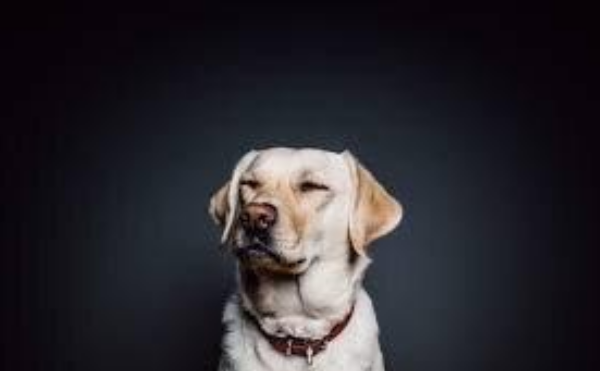
#> input picture CV-A2/image6.png, 600 x 371 px
$ python q2.py image6.png 3   (older library calls are emulated)
#> lines starting #> are read from the running program, lines starting #| are printed output that depends on the picture
import cv2
import sys
import copy
import numpy as np
import itertools, math
import time
import matplotlib.pyplot as plt

def slic(originalImage):
	slic = cv2.ximgproc.createSuperpixelSLIC(originalImage ,region_size=16, ruler = 12.0)
	slic.iterate(20)     #Number of iterations, the greater the better
	return slic

def find_superpixels_centers_rgb(slic_img, originalImage):
	num_superpixel = slic_img.getNumberOfSuperpixels()
	labels = slic_img.getLabels()
	superpixel_centers_rgb = [[0]*4 for _ in range(num_superpixel)]

	height, width, channel = originalImage.shape

	for i in range(height):
		for j in range(width):
			cluster_label = labels[i][j]
			superpixel_centers_rgb[cluster_label][3] += 1
			for k in range(channel):
				superpixel_centers_rgb[cluster_label][k] += originalImage[i][j][k]

	for i in range(num_superpixel):
		for j in range(3):
			superpixel_centers_rgb[i][j] /= superpixel_centers_rgb[i][3]
		superpixel_centers_rgb[i] = superpixel_centers_rgb[i][:3]
	return superpixel_centers_rgb

def find_superpixels_centers_xy(slic_img, originalImage):
	num_superpixel = slic_img.getNumberOfSuperpixels()
	labels = slic_img.getLabels()
	superpixel_centers = [[0]*3 for _ in range(num_superpixel)]

	height, width, channel = originalImage.shape

	for i in range(height):
		for j in range(width):
			cluster_label = labels[i][j]
			superpixel_centers[cluster_label][2] += 1
			superpixel_centers[cluster_label][0] += i
			superpixel_centers[cluster_label][1] += j

	for i in range(num_superpixel):
		for j in range(2):
			superpixel_centers[i][j] /= superpixel_centers[i][2]
		superpixel_centers[i] = superpixel_centers[i][:2]
	return superpixel_centers


def get_cluster_of_superpixels(superpixel_centers_rgb, num_clusters):

	Z = np.array(superpixel_centers_rgb)
	Z = np.float32(Z)
	criteria = (cv2.TERM_CRITERIA_EPS + cv2.TERM_CRITERIA_MAX_ITER, 10, 1.0)
	ret, cluster_labels, cluster_centers = cv2.kmeans(Z, num_clusters, None, criteria, 10, cv2.KMEANS_RANDOM_CENTERS)

	# Now convert back into uint8, and make original image
	cluster_centers = np.uint8(cluster_centers)

	# cv2.imshow('res2',res2)
	# cv2.waitKey(0)
	# cv2.destroyAllWindows()

	return cluster_centers, cluster_labels

def norm(a, b):
	return sum([(i - j)**2 for i, j in zip(a, b)]) ** 0.5

def contrast_cue(num_clusters, label, cluster_centers):
	cluster_centers = np.int32(cluster_centers)
	N = label.shape[0]
	contrast_cue_list = []
	frequency_pixels = [0] * (num_clusters)

	for i in label:
		frequency_pixels[i[0]] += 1

	for k in range(num_clusters):
		cue_k = 0
		for i in range(num_clusters):
			if i != k:
				cue_k += frequency_pixels[i] * norm(cluster_centers[k], cluster_centers[i])

		contrast_cue_list.append(cue_k / N)

	return contrast_cue_list


def spatial_cue(num_clusters, label, center, superpixel_centers_xy):
	n = len(superpixel_centers_xy)
	spatial_cue_list = []
	pixel_label = [[] for _ in range(num_clusters)]
	sigma = 100
	frequency_pixels = [0] * (num_clusters)
	center_of_superpixels = [sum(i[0] for i in superpixel_centers_xy) / n,  sum(i[1] for i in superpixel_centers_xy) / n]

	for i in label:
		frequency_pixels[i[0]] += 1

	for i in range(n):
		pixel_label[label[i][0]].append(superpixel_centers_xy[i])

	for k in range(num_clusters):
		cue = 0
		for pixel_loc in pixel_label[k]:
			cue += math.exp(-(norm(center_of_superpixels ,pixel_loc)/sigma))
		spatial_cue_list.append(cue / frequency_pixels[k])

	return spatial_cue_list

def map_cue_to_image(cue, num_clusters, originalImage, superpixel_labels, cluster_labels):
	# normalise cue
	max_cue = max(cue)
	cue = [int((i / max_cue) * 255) for i in cue]
	superpixels_to_cue = {}
	image = [[0] * originalImage.shape[1] for _ in range(originalImage.shape[0])]

	for i in range(len(cluster_labels)):
		superpixels_to_cue[i] = cue[cluster_labels[i][0]]

	for i in range(originalImage.shape[0]):
		for j in range(originalImage.shape[1]):
			image[i][j] = np.float(superpixels_to_cue[superpixel_labels[i][j]])

	image = np.uint8(image)
	cv2.imshow('cue image', image)
	cv2.waitKey()
	cv2.destroyAllWindows()

def main(image_path, num_clusters):
#> called with image_path = 'image6.png', num_clusters = 3
	originalImage = cv2.imread(image_path)
#> originalImage is the input picture: shape (371, 600, 3); mean B, G, R 45.9, 40.1, 42.6
	slic_img = slic(originalImage)
	superpixel_labels = slic_img.getLabels()
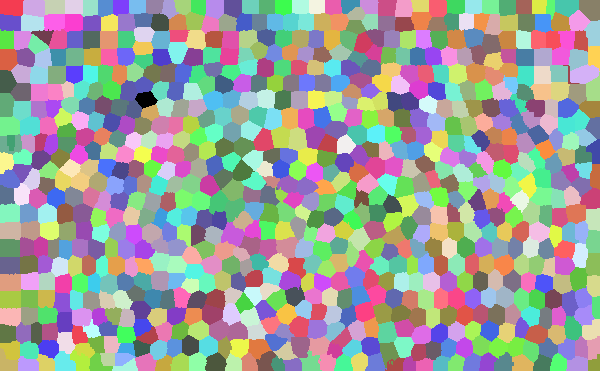
#> superpixel_labels: shape (371, 600) int32; 851 distinct labels, from 0 to 850; one colour per label, 0 black

	superpixel_centers_rgb = find_superpixels_centers_rgb(slic_img, originalImage)
#> after the loop in find_superpixels_centers_rgb, `for i in range(height):`: superpixel_centers_rgb = 851 items, first 6: [6148, 4136, 4276, 259], [2106, 702, 2808, 351], [2064, 688, 2752, 344], [1718, 555, 2272, 284], [2255, 252, 2016, 252], [2400, 480, 2160, 240]
#> after the loop in find_superpixels_centers_rgb, `for i in range(num_superpixel):`: superpixel_centers_rgb = 851 items, first 6: [23.74, 15.97, 16.51], [6, 2, 8], [6, 2, 8], [6.05, 1.95, 8], [8.95, 1, 8], [10, 2, 9]

	cluster_centers, cluster_labels = get_cluster_of_superpixels(superpixel_centers_rgb, num_clusters)
#> in get_cluster_of_superpixels, `Z = np.array(superpixel_centers_rgb)`: Z = 851 rows, first 8: [23.74, 15.97, 16.51], [6, 2, 8], [6, 2, 8], [6.05, 1.95, 8], [8.95, 1, 8], [10, 2, 9], [10, 2, 9], [10.06, 2.06, 9.06]
#> in get_cluster_of_superpixels, `ret, cluster_labels, cluster_centers = cv2.kmeans(Z, num_clusters, Non..`: ret = 468640.4; cluster_labels = 851 values, max 2 at index 0, min 0 at index 237, mean 1.32; cluster_centers = [[52.55, 45.3, 42.86], [172.7, 181.1, 194.8], [20.46, 12.78, 15.68]]
#> in get_cluster_of_superpixels, `cluster_centers = np.uint8(cluster_centers)`: cluster_centers = [[52, 45, 42], [172, 181, 194], [20, 12, 15]]
#> cluster_centers = [[52, 45, 42], [172, 181, 194], [20, 12, 15]]

	contrast_cue_list = contrast_cue(num_clusters, cluster_labels, cluster_centers)
#> after the loop in contrast_cue, `for i in label:`: frequency_pixels = [242, 93, 516]
#> after the loop in contrast_cue, `for k in range(num_clusters):`: contrast_cue_list = [58.19, 242.7, 46.78]
#> contrast_cue_list = [58.19, 242.7, 46.78]

	superpixel_centers_xy = find_superpixels_centers_xy(slic_img, originalImage)
#> superpixel_centers_xy = 851 pairs, first value 5.14 to 366.3, second value 5.67 to 595.7
	spatial_cue_list = spatial_cue(num_clusters, cluster_labels, cluster_centers, superpixel_centers_xy)
#> in spatial_cue, `n = len(superpixel_centers_xy)`: n = 851
#> in spatial_cue, `center_of_superpixels = [sum(i[0] for i in superpixel_centers_xy) / n,..`: center_of_superpixels = [184.7, 300.3]
#> after the loop in spatial_cue, `for i in label:`: frequency_pixels = [242, 93, 516]
#> after the loop in spatial_cue, `for k in range(num_clusters):`: spatial_cue_list = [0.279, 0.453, 0.121]
#> spatial_cue_list = [0.279, 0.453, 0.121]


	map_cue_to_image(contrast_cue_list, num_clusters, originalImage, superpixel_labels, cluster_labels)
#> in map_cue_to_image, `max_cue = max(cue)`: max_cue = 242.7
#> in map_cue_to_image, `cue = [int((i / max_cue) * 255) for i in cue]`: cue = [61, 255, 49]
#> after the loop in map_cue_to_image, `for i in range(len(cluster_labels)):`: superpixels_to_cue = 851 items
#> after the loop in map_cue_to_image, `for i in range(originalImage.shape[0]):`: image = 371 items
#> in map_cue_to_image, `image = np.uint8(image)`:
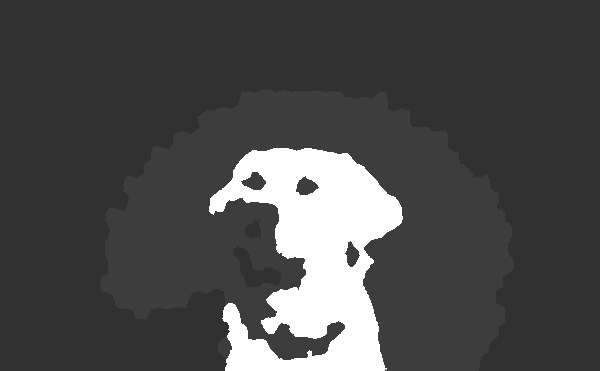
#> image: shape (371, 600); min 49, max 255, mean 74.7
	map_cue_to_image(spatial_cue_list, num_clusters, originalImage, superpixel_labels, cluster_labels)
#> call 2 of map_cue_to_image, with num_clusters = 3, cluster_labels = array of shape (851, 1)
#> in map_cue_to_image (call 2), `max_cue = max(cue)`: max_cue = 0.453
#> in map_cue_to_image (call 2), `cue = [int((i / max_cue) * 255) for i in cue]`: cue = [157, 255, 68]
#> in map_cue_to_image (call 2), `image = np.uint8(image)`:
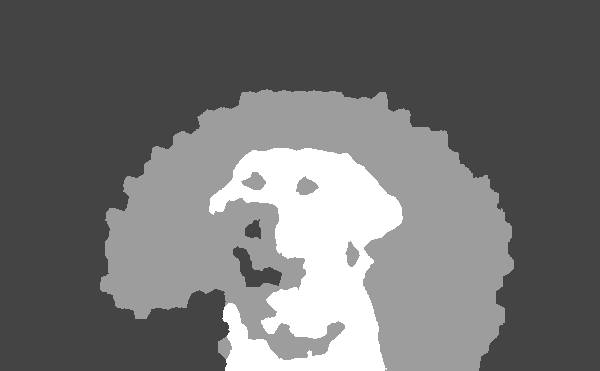
#> image: shape (371, 600); min 68, max 255, mean 113.6


	# print(mask)
if __name__ == '__main__':
	if len(sys.argv) != 3:
		print("Usage: python3 code.py <path_of_image> <num_clusters>")
		exit(1)

	image_path = sys.argv[1]
	num_clusters = int(sys.argv[2])
	main(image_path, num_clusters)
